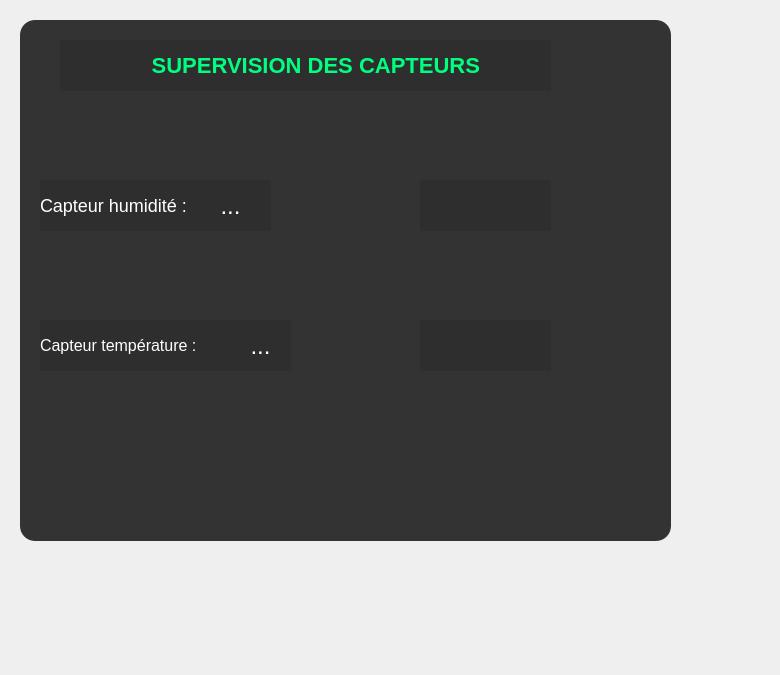
<?xml version="1.0" encoding="UTF-8"?>
<ui version="4.0">
 <class>Form</class>
 <widget class="QWidget" name="Form">
  <property name="geometry">
   <rect>
    <x>0</x>
    <y>0</y>
    <width>780</width>
    <height>675</height>
   </rect>
  </property>
  <property name="windowTitle">
   <string>Form</string>
  </property>
  <widget class="QFrame" name="frame">
   <property name="geometry">
    <rect>
     <x>20</x>
     <y>20</y>
     <width>651</width>
     <height>521</height>
    </rect>
   </property>
   <property name="styleSheet">
    <string notr="true">/* Fond général de l'interface */
QWidget {
    background-color: #2E2E2E;
    color: white;
    font-family: &quot;Century Gothic&quot;;
    font-size: 18px;
}

/* Cadre principal */
QFrame#frame {
    background: #333;
    border-radius: 15px;
    padding: 15px;
}

/* Titre principal */
QLabel#label_3 {
    font-size: 22px;
    font-weight: bold;
    color: #00FF7F;
    text-align: center;
}

/* Labels des capteurs */
QLabel#label_1, QLabel#label_2 {
    font-size: 16px;
    color: #FFFFFF;
}

/* Valeurs des capteurs */
QLabel#val_temp, QLabel#val_hum {
    font-size: 20px;
    font-weight: bold;
    color: #FFD700; /* Jaune doré */
}

/* Icônes des capteurs */
QToolButton#temp, QToolButton#hum {
    background: transparent;
    border: none;
    font-size: 24px;
}

QToolButton#temp:hover, QToolButton#hum:hover {
    background: rgba(255, 255, 255, 0.2);
    border-radius: 10px;
}

/* Bouton avec logo EcoFit */
QToolButton#toolButton {
    background: transparent;
    border: none;
}
</string>
   </property>
   <property name="frameShape">
    <enum>QFrame::StyledPanel</enum>
   </property>
   <property name="frameShadow">
    <enum>QFrame::Raised</enum>
   </property>
   <widget class="QLabel" name="label">
    <property name="geometry">
     <rect>
      <x>20</x>
      <y>160</y>
      <width>231</width>
      <height>51</height>
     </rect>
    </property>
    <property name="text">
     <string>Capteur humidité :</string>
    </property>
   </widget>
   <widget class="QToolButton" name="temp">
    <property name="geometry">
     <rect>
      <x>170</x>
      <y>160</y>
      <width>81</width>
      <height>51</height>
     </rect>
    </property>
    <property name="styleSheet">
     <string notr="true">QLabel {
    background-color: black; /* Fond noir */
}
</string>
    </property>
    <property name="text">
     <string>...</string>
    </property>
    <property name="icon">
     <iconset resource="../supervision_admin/resources.qrc">
      <normaloff>:/images/humidite.png</normaloff>:/images/humidite.png</iconset>
    </property>
    <property name="iconSize">
     <size>
      <width>40</width>
      <height>40</height>
     </size>
    </property>
    <property name="checkable">
     <bool>true</bool>
    </property>
   </widget>
   <widget class="QLabel" name="label_2">
    <property name="geometry">
     <rect>
      <x>20</x>
      <y>300</y>
      <width>251</width>
      <height>51</height>
     </rect>
    </property>
    <property name="text">
     <string>Capteur température :</string>
    </property>
   </widget>
   <widget class="QToolButton" name="hum">
    <property name="geometry">
     <rect>
      <x>210</x>
      <y>300</y>
      <width>61</width>
      <height>51</height>
     </rect>
    </property>
    <property name="styleSheet">
     <string notr="true">QLabel {
    background-color: black; /* Fond noir */
}
</string>
    </property>
    <property name="text">
     <string>...</string>
    </property>
    <property name="icon">
     <iconset resource="../supervision_admin/resources.qrc">
      <normaloff>:/images/temperature.jpg</normaloff>:/images/temperature.jpg</iconset>
    </property>
    <property name="iconSize">
     <size>
      <width>40</width>
      <height>40</height>
     </size>
    </property>
   </widget>
   <widget class="QLabel" name="label_3">
    <property name="geometry">
     <rect>
      <x>40</x>
      <y>20</y>
      <width>491</width>
      <height>51</height>
     </rect>
    </property>
    <property name="styleSheet">
     <string notr="true"/>
    </property>
    <property name="text">
     <string>               SUPERVISION DES CAPTEURS</string>
    </property>
   </widget>
   <widget class="QLabel" name="val_hum">
    <property name="geometry">
     <rect>
      <x>400</x>
      <y>160</y>
      <width>131</width>
      <height>51</height>
     </rect>
    </property>
    <property name="text">
     <string/>
    </property>
   </widget>
   <widget class="QLabel" name="val_temp">
    <property name="geometry">
     <rect>
      <x>400</x>
      <y>300</y>
      <width>131</width>
      <height>51</height>
     </rect>
    </property>
    <property name="text">
     <string/>
    </property>
   </widget>
   <widget class="QToolButton" name="toolButton">
    <property name="geometry">
     <rect>
      <x>540</x>
      <y>0</y>
      <width>101</width>
      <height>91</height>
     </rect>
    </property>
    <property name="styleSheet">
     <string notr="true">QToolButton {
    background: transparent;
    border: none;
}
</string>
    </property>
    <property name="text">
     <string notr="true"/>
    </property>
    <property name="icon">
     <iconset resource="../supervision_admin/resources.qrc">
      <normaloff>:/images/ecofit.png</normaloff>:/images/ecofit.png</iconset>
    </property>
    <property name="iconSize">
     <size>
      <width>140</width>
      <height>140</height>
     </size>
    </property>
    <property name="checkable">
     <bool>true</bool>
    </property>
    <property name="checked">
     <bool>true</bool>
    </property>
   </widget>
  </widget>
 </widget>
 <resources>
  <include location="resources.qrc"/>
 </resources>
 <connections/>
</ui>
